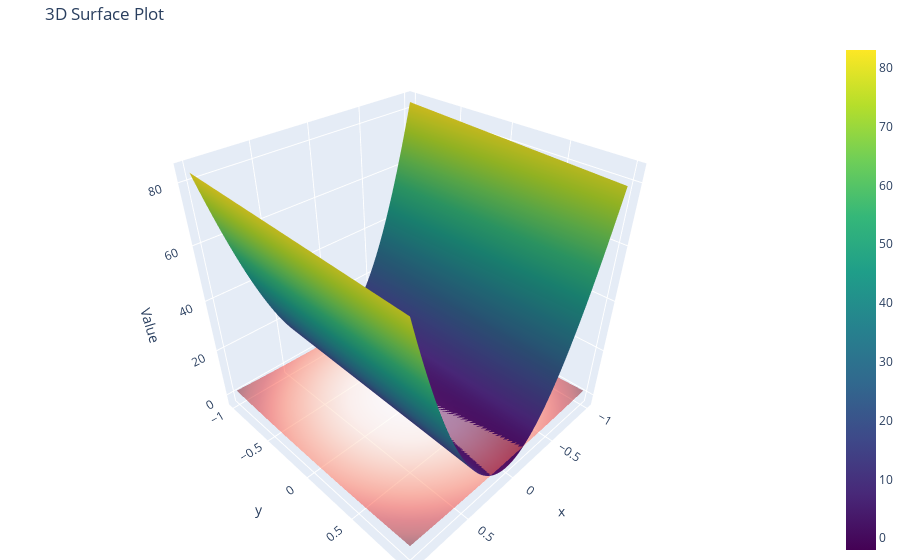

The notebook cell this image was saved under:
### Markdown cell above
# Write a python program to solve a constraint optimization  problem: Minimize/Maximize $f(x,y) = 8x^2 - 2y$ subject to $x^2 + y^2  = 1$.

### Code cell
import numpy as np
import plotly.graph_objects as go

# Define the objective function f(x, y)
def f(x, y):
    return 81 * (x**2) - (2*y)

# Define the constraint function g(x, y)
def g(x, y):
    return (x**2) + (y**2)

# Create a meshgrid for x and y values
x_vals = np.linspace(-1.0, 1.0, 100)
y_vals = np.linspace(-1.0, 1.0, 100)
X, Y = np.meshgrid(x_vals, y_vals)
Z_f = f(X, Y)
Z_g = g(X, Y)

# Create the 3D surface plot
fig = go.Figure()

# Add the surface for f(x, y)
fig.add_trace(go.Surface(z=Z_f, x=X, y=Y, colorscale='Viridis', name='f(x, y)'))

# Add the constraint surface for g(x, y)
fig.add_trace(go.Surface(z=Z_g, x=X, y=Y, colorscale='Reds', opacity=0.5, showscale=False, name='4x^2 + y^2 = 9'))

# Set layout
fig.update_layout(
    title='3D Surface Plot',
    scene=dict(
        xaxis_title='x',
        yaxis_title='y',
        zaxis_title='Value',
    ),
    margin=dict(l=0, r=0, b=0, t=40),
)

# Show the interactive plot
fig.show()

### Figure 1 — Plotly figure (JSON) as saved in the notebook; plotly's stock layout.template omitted (floating-point values rounded to 4 significant figures; data arrays with more than 128 entries replaced by an {"elided": "..."} marker saying what was removed)
{"data": [{"colorscale": [[0, "#440154"], [0.1111, "#482878"], [0.2222, "#3e4989"], [0.3333, "#31688e"], [0.4444, "#26828e"], [0.5556, "#1f9e89"], [0.6667, "#35b779"], [0.7778, "#6ece58"], [0.8889, "#b5de2b"], [1, "#fde725"]], "name": "f(x, y)", "type": "surface", "x": {"elided": "100x100 float values"}, "y": {"elided": "100x100 float values"}, "z": {"elided": "100x100 float values"}}, {"colorscale": [[0, "rgb(255,245,240)"], [0.125, "rgb(254,224,210)"], [0.25, "rgb(252,187,161)"], [0.375, "rgb(252,146,114)"], [0.5, "rgb(251,106,74)"], [0.625, "rgb(239,59,44)"], [0.75, "rgb(203,24,29)"], [0.875, "rgb(165,15,21)"], [1, "rgb(103,0,13)"]], "name": "4x^2 + y^2 = 9", "opacity": 0.5, "showscale": false, "type": "surface", "x": {"elided": "100x100 float values"}, "y": {"elided": "100x100 float values"}, "z": {"elided": "100x100 float values"}}], "layout": {"margin": {"b": 0, "l": 0, "r": 0, "t": 40}, "scene": {"xaxis": {"title": {"text": "x"}}, "yaxis": {"title": {"text": "y"}}, "zaxis": {"title": {"text": "Value"}}}, "title": {"text": "3D Surface Plot"}}}
